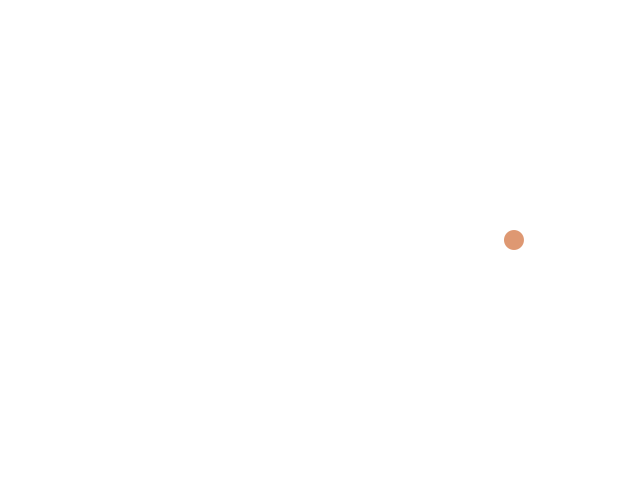
Frame 1 (no input)
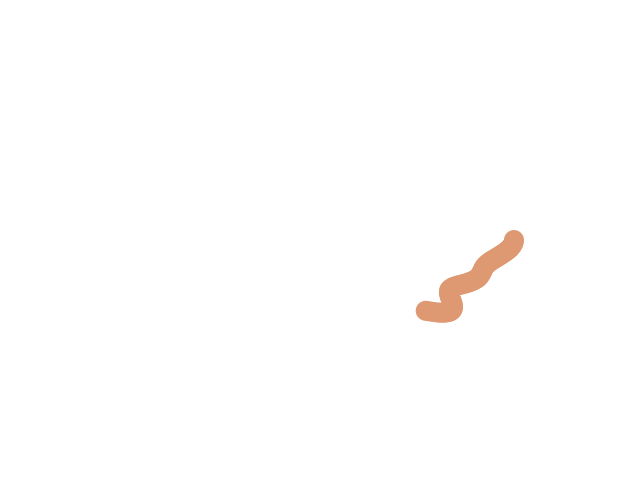
Frame 60 (the mouse pressed at the canvas centre just before this capture)
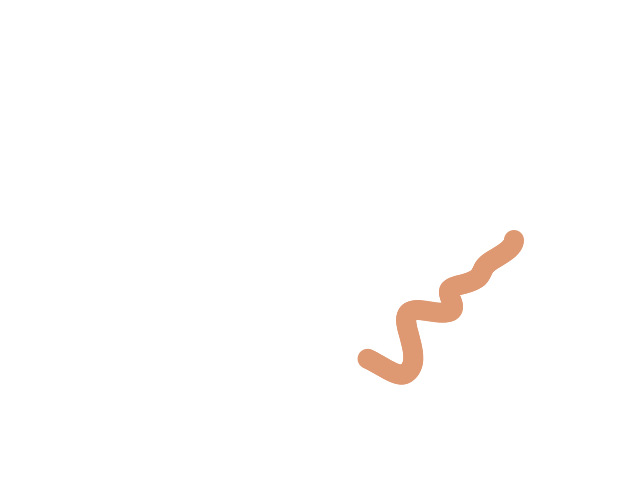
Frame 120 (the mouse held since frame 60 and released just before this capture)

The Processing sketch that drew these frames (run headless with seeded random() and noise(); from frame 60 on, the mouse is pressed at the canvas centre):

// Processing sketch: trigonometry
// ── trigonometry.pde
//Remember SOHCAHTOA
//Global Variables
float t = 0;
float a = 0.0;
float aVelocity = 0.01;
float aAcceleration = 0.0;

void setup() {
        size(640,480);
        pixelDensity(2);
        background(#ffffff);
}

void draw() {
        translate(width/2,height/2);
        float r = noise(t);
        r = map(r,0,1,0,width/2);
        float x = r*cos(a);
        float y = r*sin(a);
        noStroke();
        fill(#de9872);
        ellipse(x,y,20,20);

        a += aVelocity;
        aVelocity += aAcceleration;

        aVelocity = constrain(aVelocity,0,0.3);
        t = t+0.01;

}
